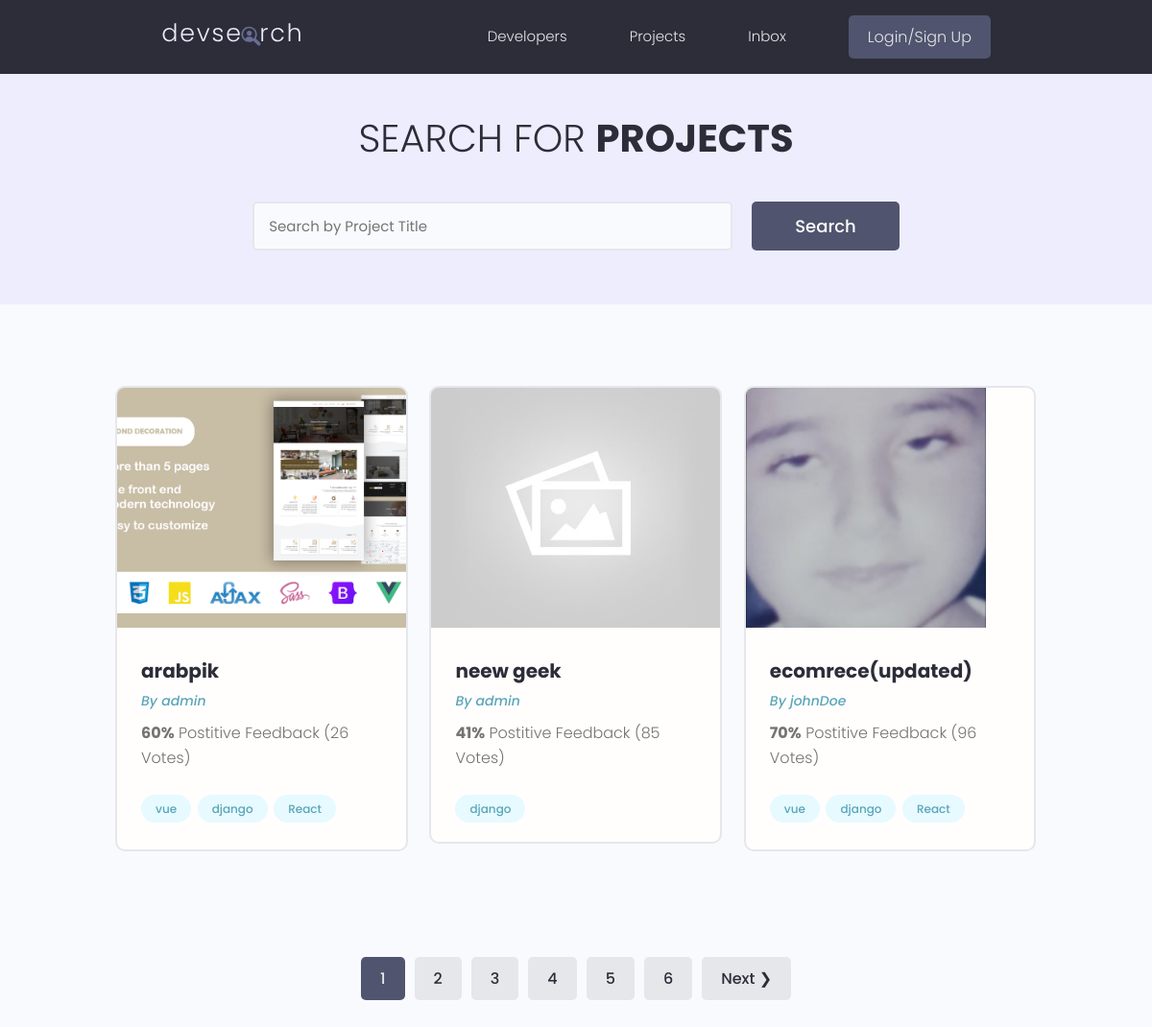
/projects/, run on the app's committed database.
### projects/models.py (models this page shows, shortened)
class Project(models.Model):
    id = models.UUIDField(default=uuid.uuid4, unique=True, primary_key=True, editable=False)
    owner = models.ForeignKey(Profile, null=True, blank=True, on_delete=models.SET_NULL)
    title = models.CharField(max_length=2000)
    description = models.TextField(null=True, blank=True)
    image = models.ImageField(default="default.jpg")
    tags = models.ManyToManyField('Tag', blank=True)
    demo_link = models.URLField(max_length=2000, null=True, blank=True)
    source_link = models.URLField(max_length=2000, null=True, blank=True)
    vote_total = models.IntegerField(default=0, null=True, blank=True)
    vote_ratio = models.IntegerField(default=0, null=True, blank=True)
    created = models.DateTimeField(auto_now_add=True)
    class Meta:
        ordering = ["created"]

class Tag(models.Model):
    id = models.UUIDField(default=uuid.uuid4, unique=True, primary_key=True, editable=False)
    name = models.CharField(max_length=300)
    created = models.DateTimeField(auto_now_add=True)
    def __str__(self):
        return self.name

### users/models.py (models this page shows)
class Profile(models.Model):
    id = models.UUIDField(default=uuid.uuid4, unique=True,
                            primary_key=True, editable=False)
    user = models.OneToOneField(
        User, null=True, blank=True, on_delete=models.CASCADE)
    name = models.CharField(max_length=200, null=True, blank=True)
    user_name = models.CharField(max_length=200, null=True, blank=True)
    email = models.EmailField(null=True, blank=True)
    headline = models.CharField(max_length=800, null=True, blank=True)
    bio = models.TextField(null=True, blank=True)
    location = models.CharField(max_length=200, null=True, blank=True)
    profile_image = models.ImageField(
        null=True, blank=True, upload_to="profiles/", default="profiles/user-default.png")
    social_github = models.URLField(max_length=200, null=True, blank=True)
    social_twitter = models.URLField(max_length=200, null=True, blank=True)
    social_linkedin = models.URLField(max_length=200, null=True, blank=True)
    social_youtube = models.URLField(max_length=200, null=True, blank=True)
    social_website = models.URLField(max_length=200, null=True, blank=True)
    created = models.DateTimeField(auto_now_add=True)
    def __str__(self):
        return str(self.user.username)
    class Meta:
        ordering = ["created"]

### projects/views.py (the view)
# urls.py: path('projects/', include("projects.urls")),
def projects(request):
    search_query, projects = searchProjects(request)
    try:
        pages, projects = paginateProjects(request, search_query, projects)
    except Exception as error:
        return error.args[0]
    context = {
        "projects": projects,
        "search_query": search_query,
        "pages": pages
    }
    return render(request, 'projects/projects.html', context)

### projects/utils.py (called while the page is built)
def searchProjects(request) -> tuple[str, list]:
    search_query = ""
    if request.GET.get("search_query"):
        search_query = request.GET.get("search_query")
    tags = Tag.objects.filter(name__icontains=search_query)
    projects = Project.objects.filter(Q(title__icontains=search_query) |
                                        Q(owner__user_name__icontains=search_query) |
                                        Q(tags__in=tags)).distinct()
    return search_query, projects

### projects/templates/projects/projects.html (shortened to what this page needs)
{% extends 'main.html' %} {% block content %}
<main class="projects">
    <section class="hero-section text-center">
        <div class="container container--narrow">
            <div class="hero-section__box">
                <h2>Search for <span>Projects</span></h2>
            </div>
            <div class="hero-section__search">
                <form id="search-form" class="form" action="{% url 'projects' %}" method="get">
                    <div class="form__field">
                        <input class="input input--text" id="formInput#search" type="text" name="search_query"
                            placeholder="Search by Project Title" value="{{ search_query }}"/>
                    </div>
                    <input class="btn btn--sub btn--lg" type="submit" value="Search" />
                </form>
            </div>
        </div>
    </section>
    <section class="projectsList">
        <div class="container">
            <div class="grid grid--three">
                {% for project in projects %}
                <div class="column">
                    <div class="card project">
                        <a href="{% url 'project' project.id %}" class="project">
                            <img class="project__thumbnail" src="{{project.image.url}}" alt="project thumbnail" />
                            <div class="card__body">
                                <h3 class="project__title">{{project.title}}</h3>
                                <p><a class="project__author" href="{% url 'user-profile' project.owner.id %}">By {{project.owner}}</a></p>
                                <p class="project--rating">
                                    <span style="font-weight: bold;">{{project.vote_ratio}}%</span> Postitive
                                    Feedback ({{project.vote_total}} Vote{{project.vote_total|pluralize}})
                                </p>
                                <div class="project__tags">
                                    {% for tag in project.tags.all %}
                                    <span class="tag tag--pill tag--main">
                                        <small>{{tag}}</small>
                                    </span>
                                    {% endfor %}
                                </div>
                            </div>
                        </a>
                    </div>
                </div>
                {% endfor %}
            </div>
        </div>
    </section>
    {% include 'pagination.html' with queryset=projects pages=pages %}
</main>
{% endblock content %}

### static/styles/app.css (style rules this page uses)
:root { --color-sub: #2d2d39; }
.btn--sub { background-color: var(--color-sub-light); }
.card { border: 2px solid var(--color-light); }
img { width: 100%; }
.hero-section { height: 40vh; display: flex; align-items: center; background-color: var(--color-sub); }
.hero-section__box { margin-bottom: 4rem; }
.hero-section__box > h2, .hero-section__box > h2 > span { font-size: 4rem; color: var(--color-light); line-height: 1.3; text-transform: uppercase; }
.hero-section__box > h2 { font-weight: 300; }
.hero-section__box > h2 > span { font-weight: 700; }
.hero-section__search > .form { display: flex; align-items: center; justify-content: center; gap: 2rem; }
.hero-section__search > .form input.input--text { width: 50rem; }
.project__author { font-size: 1.4rem; font-style: italic; }
.project--rating { margin-bottom: 1.6em; margin-top: .5em; }
.projects > .hero-section { background: var(--color-sub-lighter); height: 30vh; }
.projects .hero-section__box { margin-bottom: 2.5rem; }
.projects .hero-section__box > h2 { color: var(--color-sub); }
.projects .hero-section__box > h2 > span { font-weight: 700; color: var(--color-sub); }
.projectsList { margin-top: 8rem; }
.project__thumbnail { height: 25rem; object-fit: cover; object-position: top center; }
.project__title { font-size: 2rem; font-weight: 700; color: var(--color-sub); }

### static/uikit/styles/modules/_variables.css (style rules this page uses)
:root { --color-main: #5aa5b9; --color-main-light: #e6faff; --color-sub: #3f4156; --color-sub-light: #51546e; --color-sub-lighter: #ededfd; --color-text: #737373; --color-gray: #8b8b8b; --color-light: #e5e7eb; --color-light-gray: #767676; --color-bg: #f8fafd; --color-white: #fffefd; --color-white-light: #f3f3f3; --color-success: #359e64; --color-success-bg: #def8e8; --color-error: #fc4b0b; --color-error-bg: #fff2ee; --font-base: 'Poppins', arial, helvetica, 'Segoe UI', roboto, ubuntu, sans-serif; --font-monospace: 'Fira Code', 'Courier New', courier, monospace; --font-regular: 300; --font-medium: 500; --font-bold: 700; --generic-shadow: 1px 1px 5px #00000010; --generic-transition: all 0.3s ease-in-out; }

### static/uikit/styles/modules/_base.css (style rules this page uses)
* { margin: 0; padding: 0; box-sizing: border-box; text-rendering: optimizeLegibility; color: inherit; font-size: inherit; }
html { font-size: 50%; }
@media only screen and (min-width: 480px) { html { font-size: 56.25%; } }
@media only screen and (min-width: 1200px) { html { font-size: 62.5%; } }
body { line-height: 1.6; font-weight: 400; font-size: 1.5rem; color: var(--color-text); background-color: var(--color-bg); min-height: 100vh; }

### static/uikit/styles/modules/_typography.css (style rules this page uses)
* { font-family: var(--font-base); }
h2 { font-size: 3.6rem; font-weight: var(--font-bold); }
h3 { font-size: 3.2rem; font-weight: var(--font-medium); }
p, span, strong { font-size: 1.6rem; color: var(--color-text); font-weight: var(--font-regular); }
a { padding-bottom: 2px; text-decoration: none; display: inline-block; color: var(--color-main); font-weight: var(--font-medium); }

### static/uikit/styles/modules/_utilities.css (style rules this page uses)
.container { width: 92%; max-width: 165rem; margin: 0 auto; box-sizing: border-box; }
.container--narrow { width: 92%; max-width: 120rem; }
@media screen and (min-width: 1000px) { .container { width: 90%; } }
@media screen and (min-width: 1000px) { .container--narrow { width: 85%; } }
@media screen and (min-width: 1200px) { .container { width: 80%; } }
@media screen and (min-width: 1200px) { .container--narrow { width: 72%; } }
.text-center { text-align: center; }

### static/uikit/styles/modules/_button.css (style rules this page uses)
.btn { display: inline-block; position: relative; cursor: pointer; background-color: var(--color-light); font-weight: var(--font-medium); color: var(--color-sub); text-decoration: none; padding: 1rem 2rem; border-radius: 0.5rem; border: none; width: -webkit-fit-content; width: -moz-fit-content; width: fit-content; height: -webkit-fit-content; height: -moz-fit-content; height: fit-content; font-size: 1.6rem; outline-width: 0; outline-color: transparent; -webkit-backface-visibility: hidden; backface-visibility: hidden; transition: all 0.3s ease-in-out; }
.btn--sub { background-color: var(--color-sub); color: var(--color-white); }
.btn--lg { font-size: 1.8rem; padding: 1.2rem 4.5rem; }

### static/uikit/styles/modules/_card.css (style rules this page uses)
.card { border-radius: 1rem; background-color: var(--color-white); border: 1.5px solid var(--color-light); width: auto; height: auto; margin-top: 0.5rem; margin-bottom: 0.5rem; overflow: hidden; }
.card__body, .card__header { padding: 2rem 2.5rem; }

### data on the page
Project: image (picture), title "arabpik", owner "admin", vote_ratio "60", vote_total "26"
Tag: name "vue"
Tag: name "django"
Tag: name "React"
Project: image (placeholder picture), title "neew geek", owner "admin", vote_ratio "41", vote_total "85"
Project: image (picture), title "ecomrece(updated)", owner "johnDoe", vote_ratio "70", vote_total "96"

### other printed values
{{ page }} "1" "2" "3" "4" "5" "6"
